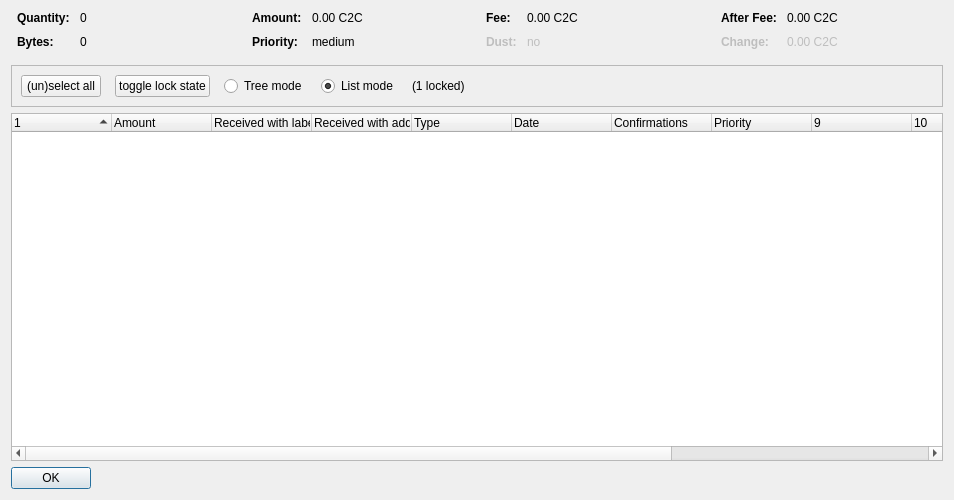
<?xml version="1.0" encoding="UTF-8"?>
<ui version="4.0">
 <class>CoinControlDialog</class>
 <widget class="QDialog" name="CoinControlDialog">
  <property name="geometry">
   <rect>
    <x>0</x>
    <y>0</y>
    <width>954</width>
    <height>500</height>
   </rect>
  </property>
  <property name="windowTitle">
   <string>Coin Selection</string>
  </property>
  <layout class="QVBoxLayout" name="verticalLayout">
   <item>
    <layout class="QHBoxLayout" name="horizontalLayoutTop" stretch="0,0,0,0">
     <property name="topMargin">
      <number>0</number>
     </property>
     <property name="bottomMargin">
      <number>10</number>
     </property>
     <item>
      <layout class="QFormLayout" name="formLayoutCoinControl1">
       <property name="horizontalSpacing">
        <number>10</number>
       </property>
       <property name="verticalSpacing">
        <number>10</number>
       </property>
       <property name="leftMargin">
        <number>6</number>
       </property>
       <property name="rightMargin">
        <number>6</number>
       </property>
       <item row="0" column="0">
        <widget class="QLabel" name="labelCoinControlQuantityText">
         <property name="font">
          <font>
           <weight>75</weight>
           <bold>true</bold>
          </font>
         </property>
         <property name="text">
          <string>Quantity:</string>
         </property>
        </widget>
       </item>
       <item row="0" column="1">
        <widget class="QLabel" name="labelCoinControlQuantity">
         <property name="cursor">
          <cursorShape>IBeamCursor</cursorShape>
         </property>
         <property name="contextMenuPolicy">
          <enum>Qt::ActionsContextMenu</enum>
         </property>
         <property name="text">
          <string notr="true">0</string>
         </property>
         <property name="textInteractionFlags">
          <set>Qt::LinksAccessibleByMouse|Qt::TextSelectableByKeyboard|Qt::TextSelectableByMouse</set>
         </property>
        </widget>
       </item>
       <item row="1" column="0">
        <widget class="QLabel" name="labelCoinControlBytesText">
         <property name="font">
          <font>
           <weight>75</weight>
           <bold>true</bold>
          </font>
         </property>
         <property name="text">
          <string>Bytes:</string>
         </property>
        </widget>
       </item>
       <item row="1" column="1">
        <widget class="QLabel" name="labelCoinControlBytes">
         <property name="cursor">
          <cursorShape>IBeamCursor</cursorShape>
         </property>
         <property name="contextMenuPolicy">
          <enum>Qt::ActionsContextMenu</enum>
         </property>
         <property name="text">
          <string notr="true">0</string>
         </property>
         <property name="textInteractionFlags">
          <set>Qt::LinksAccessibleByMouse|Qt::TextSelectableByKeyboard|Qt::TextSelectableByMouse</set>
         </property>
        </widget>
       </item>
      </layout>
     </item>
     <item>
      <layout class="QFormLayout" name="formLayoutCoinControl2">
       <property name="horizontalSpacing">
        <number>10</number>
       </property>
       <property name="verticalSpacing">
        <number>10</number>
       </property>
       <property name="leftMargin">
        <number>6</number>
       </property>
       <property name="rightMargin">
        <number>6</number>
       </property>
       <item row="0" column="0">
        <widget class="QLabel" name="labelCoinControlAmountText">
         <property name="font">
          <font>
           <weight>75</weight>
           <bold>true</bold>
          </font>
         </property>
         <property name="text">
          <string>Amount:</string>
         </property>
        </widget>
       </item>
       <item row="0" column="1">
        <widget class="QLabel" name="labelCoinControlAmount">
         <property name="cursor">
          <cursorShape>IBeamCursor</cursorShape>
         </property>
         <property name="contextMenuPolicy">
          <enum>Qt::ActionsContextMenu</enum>
         </property>
         <property name="text">
          <string notr="true">0.00 C2C</string>
         </property>
         <property name="textInteractionFlags">
          <set>Qt::LinksAccessibleByMouse|Qt::TextSelectableByKeyboard|Qt::TextSelectableByMouse</set>
         </property>
        </widget>
       </item>
       <item row="1" column="0">
        <widget class="QLabel" name="labelCoinControlPriorityText">
         <property name="font">
          <font>
           <weight>75</weight>
           <bold>true</bold>
          </font>
         </property>
         <property name="text">
          <string>Priority:</string>
         </property>
        </widget>
       </item>
       <item row="1" column="1">
        <widget class="QLabel" name="labelCoinControlPriority">
         <property name="cursor">
          <cursorShape>IBeamCursor</cursorShape>
         </property>
         <property name="contextMenuPolicy">
          <enum>Qt::ActionsContextMenu</enum>
         </property>
         <property name="text">
          <string>medium</string>
         </property>
         <property name="textInteractionFlags">
          <set>Qt::LinksAccessibleByMouse|Qt::TextSelectableByKeyboard|Qt::TextSelectableByMouse</set>
         </property>
        </widget>
       </item>
      </layout>
     </item>
     <item>
      <layout class="QFormLayout" name="formLayoutCoinControl3">
       <property name="horizontalSpacing">
        <number>10</number>
       </property>
       <property name="verticalSpacing">
        <number>10</number>
       </property>
       <property name="leftMargin">
        <number>6</number>
       </property>
       <property name="rightMargin">
        <number>6</number>
       </property>
       <item row="0" column="0">
        <widget class="QLabel" name="labelCoinControlFeeText">
         <property name="font">
          <font>
           <weight>75</weight>
           <bold>true</bold>
          </font>
         </property>
         <property name="text">
          <string>Fee:</string>
         </property>
        </widget>
       </item>
       <item row="0" column="1">
        <widget class="QLabel" name="labelCoinControlFee">
         <property name="cursor">
          <cursorShape>IBeamCursor</cursorShape>
         </property>
         <property name="contextMenuPolicy">
          <enum>Qt::ActionsContextMenu</enum>
         </property>
         <property name="text">
          <string notr="true">0.00 C2C</string>
         </property>
         <property name="textInteractionFlags">
          <set>Qt::LinksAccessibleByMouse|Qt::TextSelectableByKeyboard|Qt::TextSelectableByMouse</set>
         </property>
        </widget>
       </item>
       <item row="1" column="0">
        <widget class="QLabel" name="labelCoinControlLowOutputText">
         <property name="enabled">
          <bool>false</bool>
         </property>
         <property name="font">
          <font>
           <weight>75</weight>
           <bold>true</bold>
          </font>
         </property>
         <property name="text">
          <string>Dust:</string>
         </property>
        </widget>
       </item>
       <item row="1" column="1">
        <widget class="QLabel" name="labelCoinControlLowOutput">
         <property name="enabled">
          <bool>false</bool>
         </property>
         <property name="cursor">
          <cursorShape>IBeamCursor</cursorShape>
         </property>
         <property name="contextMenuPolicy">
          <enum>Qt::ActionsContextMenu</enum>
         </property>
         <property name="text">
          <string>no</string>
         </property>
         <property name="textInteractionFlags">
          <set>Qt::LinksAccessibleByMouse|Qt::TextSelectableByKeyboard|Qt::TextSelectableByMouse</set>
         </property>
        </widget>
       </item>
      </layout>
     </item>
     <item>
      <layout class="QFormLayout" name="formLayoutCoinControl4">
       <property name="horizontalSpacing">
        <number>10</number>
       </property>
       <property name="verticalSpacing">
        <number>10</number>
       </property>
       <property name="leftMargin">
        <number>6</number>
       </property>
       <property name="rightMargin">
        <number>6</number>
       </property>
       <item row="0" column="0">
        <widget class="QLabel" name="labelCoinControlAfterFeeText">
         <property name="font">
          <font>
           <weight>75</weight>
           <bold>true</bold>
          </font>
         </property>
         <property name="text">
          <string>After Fee:</string>
         </property>
        </widget>
       </item>
       <item row="0" column="1">
        <widget class="QLabel" name="labelCoinControlAfterFee">
         <property name="cursor">
          <cursorShape>IBeamCursor</cursorShape>
         </property>
         <property name="contextMenuPolicy">
          <enum>Qt::ActionsContextMenu</enum>
         </property>
         <property name="text">
          <string notr="true">0.00 C2C</string>
         </property>
         <property name="textInteractionFlags">
          <set>Qt::LinksAccessibleByMouse|Qt::TextSelectableByKeyboard|Qt::TextSelectableByMouse</set>
         </property>
        </widget>
       </item>
       <item row="1" column="0">
        <widget class="QLabel" name="labelCoinControlChangeText">
         <property name="enabled">
          <bool>false</bool>
         </property>
         <property name="font">
          <font>
           <weight>75</weight>
           <bold>true</bold>
          </font>
         </property>
         <property name="text">
          <string>Change:</string>
         </property>
        </widget>
       </item>
       <item row="1" column="1">
        <widget class="QLabel" name="labelCoinControlChange">
         <property name="enabled">
          <bool>false</bool>
         </property>
         <property name="cursor">
          <cursorShape>IBeamCursor</cursorShape>
         </property>
         <property name="contextMenuPolicy">
          <enum>Qt::ActionsContextMenu</enum>
         </property>
         <property name="text">
          <string notr="true">0.00 C2C</string>
         </property>
         <property name="textInteractionFlags">
          <set>Qt::LinksAccessibleByMouse|Qt::TextSelectableByKeyboard|Qt::TextSelectableByMouse</set>
         </property>
        </widget>
       </item>
      </layout>
     </item>
    </layout>
   </item>
   <item>
    <widget class="QFrame" name="frame">
     <property name="minimumSize">
      <size>
       <width>0</width>
       <height>40</height>
      </size>
     </property>
     <property name="frameShape">
      <enum>QFrame::StyledPanel</enum>
     </property>
     <property name="frameShadow">
      <enum>QFrame::Sunken</enum>
     </property>
     <layout class="QHBoxLayout" name="horizontalLayout">
      <item>
       <layout class="QHBoxLayout" name="horizontalLayoutPanel" stretch="0,0,0,0,0,0">
        <property name="spacing">
         <number>14</number>
        </property>
        <item>
         <widget class="QPushButton" name="pushButtonSelectAll">
          <property name="sizePolicy">
           <sizepolicy hsizetype="Maximum" vsizetype="Fixed">
            <horstretch>0</horstretch>
            <verstretch>0</verstretch>
           </sizepolicy>
          </property>
          <property name="text">
           <string>(un)select all</string>
          </property>
          <property name="autoDefault">
           <bool>false</bool>
          </property>
         </widget>
        </item>
        <item>
         <widget class="QPushButton" name="pushButtonToggleLock">
          <property name="sizePolicy">
           <sizepolicy hsizetype="Maximum" vsizetype="Fixed">
            <horstretch>0</horstretch>
            <verstretch>0</verstretch>
           </sizepolicy>
          </property>
          <property name="text">
           <string>toggle lock state</string>
          </property>
          <property name="autoDefault">
           <bool>false</bool>
          </property>
         </widget>
        </item>
        <item>
         <widget class="QRadioButton" name="radioTreeMode">
          <property name="sizePolicy">
           <sizepolicy hsizetype="Maximum" vsizetype="Fixed">
            <horstretch>0</horstretch>
            <verstretch>0</verstretch>
           </sizepolicy>
          </property>
          <property name="text">
           <string>Tree mode</string>
          </property>
         </widget>
        </item>
        <item>
         <widget class="QRadioButton" name="radioListMode">
          <property name="sizePolicy">
           <sizepolicy hsizetype="Maximum" vsizetype="Fixed">
            <horstretch>0</horstretch>
            <verstretch>0</verstretch>
           </sizepolicy>
          </property>
          <property name="text">
           <string>List mode</string>
          </property>
          <property name="checked">
           <bool>true</bool>
          </property>
         </widget>
        </item>
        <item>
         <widget class="QLabel" name="labelLocked">
          <property name="text">
           <string>(1 locked)</string>
          </property>
         </widget>
        </item>
        <item>
         <spacer name="horizontalSpacer">
          <property name="orientation">
           <enum>Qt::Horizontal</enum>
          </property>
          <property name="sizeHint" stdset="0">
           <size>
            <width>40</width>
            <height>20</height>
           </size>
          </property>
         </spacer>
        </item>
       </layout>
      </item>
     </layout>
    </widget>
   </item>
   <item>
    <widget class="CoinControlTreeWidget" name="treeWidget">
     <property name="contextMenuPolicy">
      <enum>Qt::CustomContextMenu</enum>
     </property>
     <property name="sortingEnabled">
      <bool>false</bool>
     </property>
     <property name="columnCount">
      <number>13</number>
     </property>
     <attribute name="headerShowSortIndicator" stdset="0">
      <bool>true</bool>
     </attribute>
     <attribute name="headerStretchLastSection">
      <bool>false</bool>
     </attribute>
     <column>
      <property name="text">
       <string/>
      </property>
     </column>
     <column>
      <property name="text">
       <string>Amount</string>
      </property>
     </column>
     <column>
      <property name="text">
       <string>Received with label</string>
      </property>
     </column>
     <column>
      <property name="text">
       <string>Received with address</string>
      </property>
     </column>
     <column>
      <property name="text">
	<string>Type</string>
      </property>
     </column>
     <column>
      <property name="text">	 
       <string>Date</string>
      </property>
     </column>
     <column>
      <property name="text">
       <string>Confirmations</string>
      </property>
      <property name="toolTip">
       <string>Confirmed</string>
      </property>
     </column>
     <column>
      <property name="text">
       <string>Priority</string>
      </property>
     </column>
     <column>
      <property name="text">
       <string/>
      </property>
     </column>
     <column>
      <property name="text">
       <string/>
      </property>
     </column>
     <column>
      <property name="text">
       <string/>
      </property>
     </column>
     <column>
      <property name="text">
       <string/>
      </property>
     </column>
     <column>
      <property name="text">
       <string/>
      </property>
     </column>
    </widget>
   </item>
   <item>
    <widget class="QDialogButtonBox" name="buttonBox">
     <property name="sizePolicy">
      <sizepolicy hsizetype="Maximum" vsizetype="Fixed">
       <horstretch>0</horstretch>
       <verstretch>0</verstretch>
      </sizepolicy>
     </property>
     <property name="orientation">
      <enum>Qt::Horizontal</enum>
     </property>
     <property name="standardButtons">
      <set>QDialogButtonBox::Ok</set>
     </property>
    </widget>
   </item>
  </layout>
 </widget>
 <customwidgets>
  <customwidget>
   <class>CoinControlTreeWidget</class>
   <extends>QTreeWidget</extends>
   <header>coincontroltreewidget.h</header>
  </customwidget>
 </customwidgets>
 <resources/>
 <connections/>
</ui>
